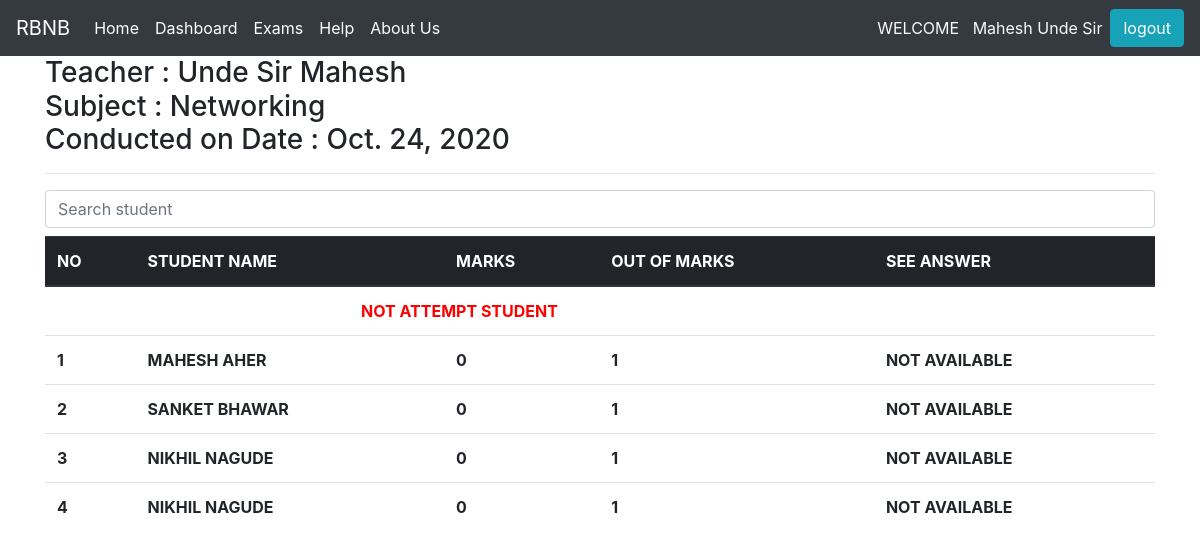
The app's page /bcs/all/student/result/2 (signed in) with its own data.
### bcs/models.py (models this page shows, shortened)
class Exam(models.Model):
    teacher=models.ForeignKey(Teachers,on_delete=models.CASCADE)
    subject=models.ForeignKey(Subjects,on_delete=models.CASCADE)
    exam_date=models.DateField(blank=True,default=datetime.date.today())
    start_time=models.TimeField(blank=True,default=datetime.time(12,00,00))
    end_time=models.TimeField(blank=True,default=datetime.time(1,00,00))
    exam_time=models.IntegerField(default=10)
    post_exam=models.BooleanField(default=False)
    exam_status=models.BooleanField(default=False)

class Teachers(models.Model):
    user=models.ForeignKey(User,on_delete=models.CASCADE)
    department_name=models.CharField(max_length=20,choices=department_choice,null=True,blank=True)

class Subjects(models.Model):
    subject_name=models.CharField(max_length=20)
    department_name=models.CharField(max_length=30,choices=department_choice,blank=True,null=True)
    class_name=models.CharField(max_length=20,choices=class_choice)
    def __str__(self):
        return '{}'.format(self.subject_name)

class Students(models.Model):
    user=models.ForeignKey(User,on_delete=models.CASCADE)
    roll_no=models.IntegerField(null=True,blank=True)
    department_name=models.CharField(max_length=20,choices=department_choice,null=True,blank=True)
    class_name=models.CharField(max_length=20,choices=class_choice)

### bcs/views.py (the view)
# urls.py: path('all/student/result/<slug:eid>',views.all_student_result,name='all_student_result'),
def all_student_result(request, eid):
    try:
        teacher = Teachers.objects.get(user__id=request.user.id)
        exam = Exam.objects.get(id=eid)
    except:
        return HttpResponse("not yet it something wrong")
    student_result = Student_Mark.objects.filter(exam=exam)
    slist = []
    qanslen = Question_Answer.objects.filter(exam=exam).count()
    out_of = qanslen
    for s in student_result:
        slist.append(s.student.id)
        out_of = s.out_of_mark
    not_attempt_student = Students.objects.filter(
        ~Q(id__in=slist), class_name=exam.subject.class_name)
    context = {
        'student_result': student_result,
        'not_attempt_student': not_attempt_student,
        'out_of_mark': out_of,
        'exam': exam
    }
    return render(request, 'all_student_result.html', context)

### bcs/templatetags/check_user_tags.py (called while the page is built)
@register.simple_tag
def check_is_student(studid):
    user=User.objects.get(id=studid)
    try:
        student=Students.objects.get(user=user)
        return student
    except:
        return False
    return

### templates/all_student_result.html (shortened to what this page needs)
{% include 'base.html' %}
<!DOCTYPE html>
<html lang="en">
<head>
</head>
<body>
    <div class="container">
    <h3>
        Teacher : {{exam.teacher.user.last_name}} {{exam.teacher.user.first_name}}  <br>
        Subject : {{exam.subject}} <br>
         Conducted on Date : {{exam.exam_date}}
    </h3>
    <hr>
    <input type="text" id="myInput" class="form-control mb-2" placeholder="Search student">
    <div class="table-responsive">
    <table class="table mr-5 " id="myTable">
        <thead class="thead-dark text-uppercase">
          <tr>
            <th scope="col">No</th>
            <th scope="col">Student Name</th>
            <th scope="col">Marks</th>
            <th scope="col">Out of marks</th>
            <th>See Answer</th>
          </tr>
        </thead>
        <tbody class="text-uppercase font-weight-bold">
        <tr>
            <td colspan="4" style="text-align: center; color:red">Not Attempt Student</td>
        </tr>
             {% for nots in not_attempt_student %}
             <tr>
                 <td>{{forloop.counter}}</td>
                <td>{{nots.user.first_name}} {{nots.user.last_name}}</td>
                <td>0</td>
                <td>{{out_of_mark}}</td>
                <td>not available</td>
             </tr>
             {% endfor %}
        </tbody>
      </table>
    </div>
</div>
</body>
</html>

### templates/partial/header.html (shortened to what this page needs)
{% load static %}
{% load check_user_tags %}
<nav class="navbar navbar-expand-lg navbar-dark bg-dark">
    <a class="navbar-brand" href="{% url 'index' %}">
      RBNB
    </a>
    <div class="collapse navbar-collapse" id="navbarText">
      {% if request.user.is_authenticated %}
      {%   check_is_student request.user.id as student %}
      {% if student %}
      <ul class="navbar-nav mr-auto">
        <li class="nav-item active">
            <a class="nav-link" href="{% url 'student_home' %}">Home<span class="sr-only">(current)</span></a>
          </li>
        <li class="nav-item">
          <a class="nav-link active" href="{% url 'student_teacher' %}">Upcoming Exam <span class="sr-only">(current)</span></a>
        </li>
        <li class="nav-item active">
          <a class="nav-link" href="{% url 'student_previous_exam' %}">Previous Exam</a>
        </li>
          <li class="nav-item active">
            <a class="nav-link" href="{% url 'help' %}">Help <span class="sr-only">(current)</span></a>
          </li>
        <li class="nav-item active">
          <a class="nav-link" href="{% url 'aboutus' %}">About Us <span class="sr-only">(current)</span></a>
        </li>
      </ul>
      {% else %}
      <ul class="navbar-nav mr-auto">
        <li class="nav-item active">
            <a class="nav-link" href="{% url 'teacher_home' %}">Home <span class="sr-only">(current)</span></a>
          </li>
          <li class="nav-item active">
            <a class="nav-link" href="{% url 'teacher_profile' %}">Dashboard </a>
          </li>
          <li class="nav-item active">
            <a class="nav-link" href="{% url 'teacher_exam' %}">Exams </a>
          </li>
            <li class="nav-item active">
              <a class="nav-link" href="{% url 'help' %}">Help <span class="sr-only">(current)</span></a>
            </li>
          <li class="nav-item active">
            <a class="nav-link" href="{% url 'aboutus' %}">About Us <span class="sr-only">(current)</span></a>
          </li>
        </ul>
      {% endif %}
      {% endif %}
      {% if request.user.is_authenticated %}
      <p class="text-light my-0 ">
          WELCOME &nbsp
       {{ request.user.first_name }} {{request.user.last_name}}
      </p>
      <a class="btn btn-info ml-2 " value="logout" href="{% url 'logout' %}">logout</a>
    {% endif %}
    </div>
  </nav>

### records on screen
Exam: teacher.user.last_name "Unde Sir", teacher.user.first_name "Mahesh", subject "Networking", exam_date "Oct. 24, 2020"
Students: user.first_name "MAHESH", user.last_name "AHER", id "1"
Students: user.first_name "SANKET", user.last_name "BHAWAR", out_of_mark "1"
Students: user.first_name "NIKHIL", user.last_name "NAGUDE", out_of_mark "1"
Students: user.first_name "NIKHIL", user.last_name "NAGUDE", out_of_mark "1"

### other values on screen
{{ request.user.first_name }} "Mahesh"
{{ request.user.last_name }} "Unde Sir"
